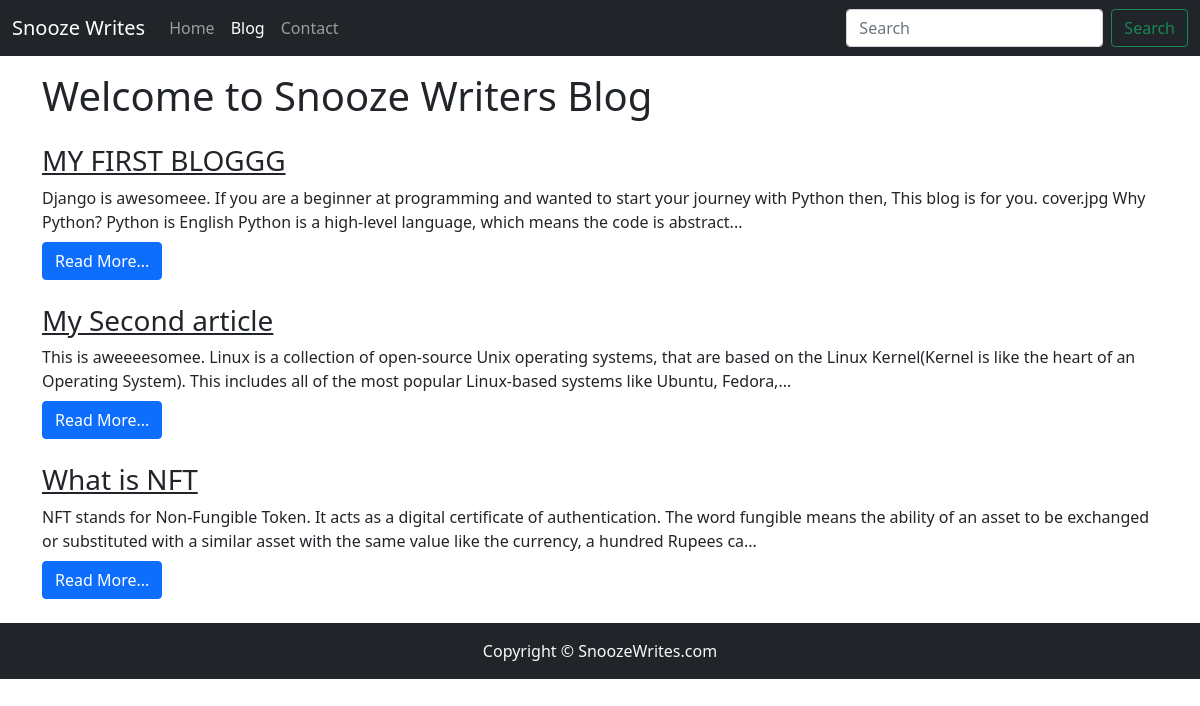
/blog/, run on an earlier commit of the app's database.
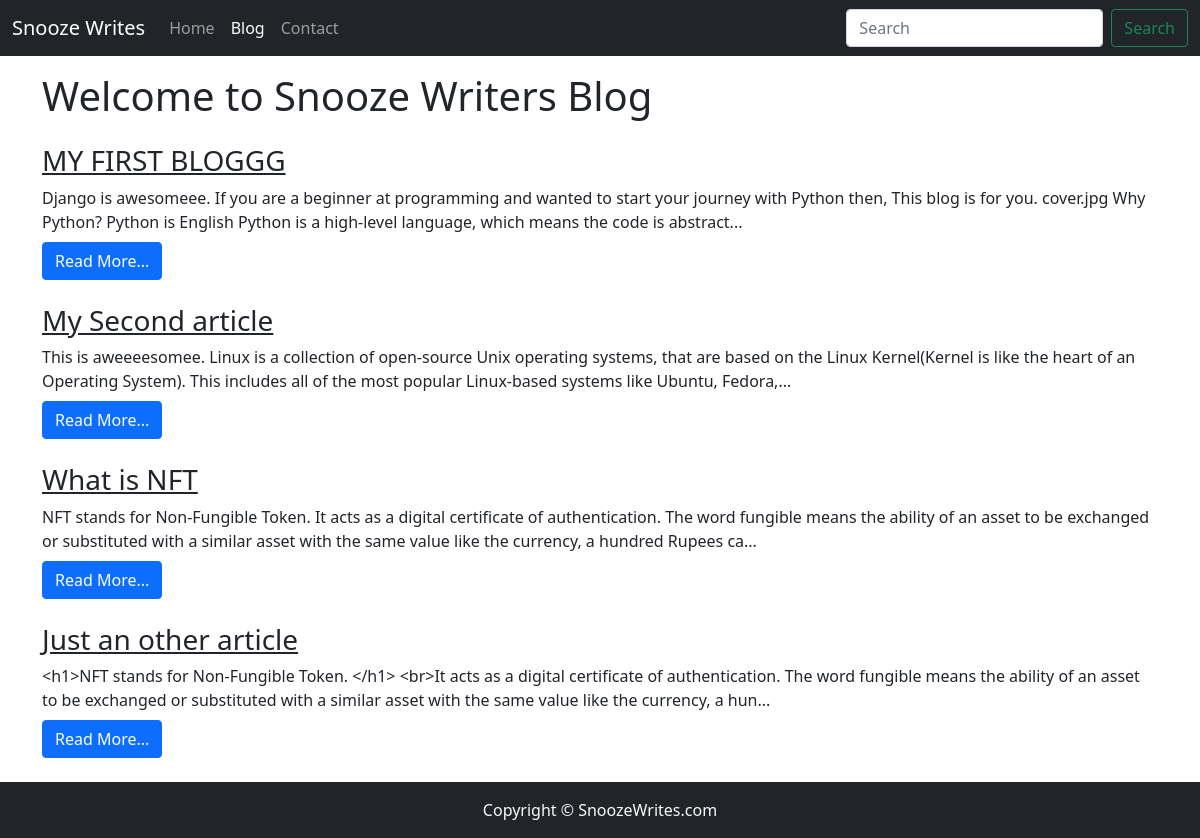
And on a later commit of the database.
### blog/models.py (models this page shows, shortened)
class Blog(models.Model):
    sno = models.AutoField(primary_key=True)
    title = models.CharField(max_length=200)
    content = models.TextField()
    slug = models.CharField(max_length=100)
    time = models.DateTimeField(auto_now_add=True)

### blog/views.py (the view)
# urls.py: 2. Add a URL to urlpatterns:  path('blog/', include('blog.urls'))
def blog(request):
    blogs = Blog.objects.all()
    context = {'blogs': blogs}
    return render(request, 'bloghome.html', context)

### templates/bloghome.html (shortened to what this page needs)
{% extends 'base.html' %}
{% block blogactive %}active{% endblock blogactive %}
{% block body %}
<div class="container">
<h1 class="my-3">Welcome to Snooze Writers Blog</h1>
{% for blog in blogs %}
    <div class="my-4">
           <h3 class="text-dark">  <a href="/blogpost/{{blog.slug}}" class="text-dark">{{blog.title}}</a></h3>
           <div class="my-2">
           {{blog.content|slice:245}}...
           </div>
           <a href="/blogpost/{{blog.slug}}" class="text-dark">
        <button class="btn btn-primary">Read More...</button></a>
    </div>
{% endfor %}
</div>
{% endblock body %}

### templates/base.html (shortened to what this page needs)
<!doctype html>
<html lang="en">
  <head>
    <link href="https://cdn.jsdelivr.net/npm/bootstrap@5.1.3/dist/css/bootstrap.min.css" rel="stylesheet">
  </head>
  <body>
    <nav class="navbar navbar-expand-lg navbar-dark bg-dark">
        <div class="container-fluid">
          <a class="navbar-brand" href="/">Snooze Writes</a>
          <div class="collapse navbar-collapse" id="navbarSupportedContent">
            <ul class="navbar-nav me-auto mb-2 mb-lg-0">
              <li class="nav-item">
                <a class="nav-link {% block homeactive %}{% endblock homeactive %}" aria-current="page" href="/">Home</a>
              </li>
              <li class="nav-item">
                <a class="nav-link {% block blogactive %}{% endblock blogactive %}" href="/blog">Blog</a>
              </li>
              <li class="nav-item">
                <a class="nav-link {% block contactactive %}{% endblock contactactive %}" href="/contact">Contact</a>
              </li>
            </ul>
            <form action="/search" method="get" class="d-flex">
              <input class="form-control me-2" type="search" placeholder="Search" aria-label="Search">
              <button class="btn btn-outline-success" type="submit">Search</button>
            </form>
          </div>
        </div>
      </nav>
    {% block body %}{% endblock body %}
    <footer class="py-3 text-light bg-dark text-center"> Copyright &copy; SnoozeWrites.com </footer>
  </body>
</html>

What changed in the data, as far as the page shows it:
added Blog: title "Just an other article", content "<h1>NFT stands for Non-Fungible Token. </h1> <br>It acts as a digital certificate of authentication. The word fungible means the ability of an asset to be exchanged or substituted with a similar asset with the same value like the currency, a hun"
